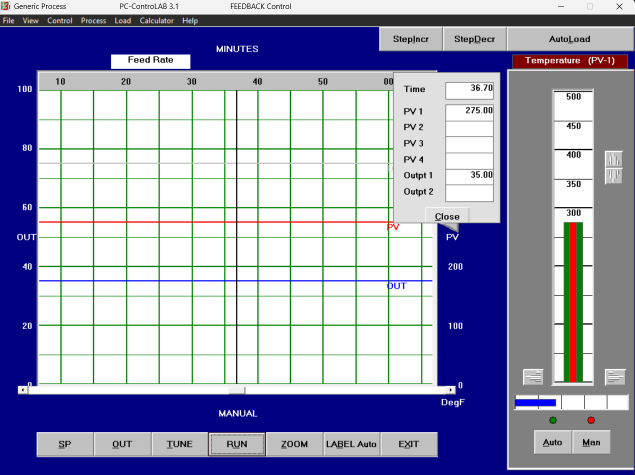
#> input picture _media/image1.png, 1269 x 950 px (shown at 1/2 size); its folder holds only this picture in this run
$ python _montage.py
#> lines starting #> are read from the running program, lines starting #| are printed output that depends on the picture
from PIL import Image, ImageDraw
import glob, os

files = sorted(glob.glob('_media/*.png'), key=lambda p: int(''.join(c for c in os.path.basename(p) if c.isdigit())))
CELL_W, CELL_H = 800, 620
LABEL_H = 34
per_sheet = 4
os.makedirs('_sheets', exist_ok=True)

for s in range(0, len(files), per_sheet):
    chunk = files[s:s + per_sheet]
    cols, rows = 2, 2
    sheet = Image.new('RGB', (cols * CELL_W, rows * (CELL_H + LABEL_H)), 'white')
#> sheet: PIL image 1600x1308 RGB; every value is 255
    d = ImageDraw.Draw(sheet)
    for i, f in enumerate(chunk):
        im = Image.open(f).convert('RGB')
#> im is the input picture: PIL image 1269x950 RGB; mean R, G, B 154.1, 156.2, 184.1
        im.thumbnail((CELL_W - 20, CELL_H - 20))
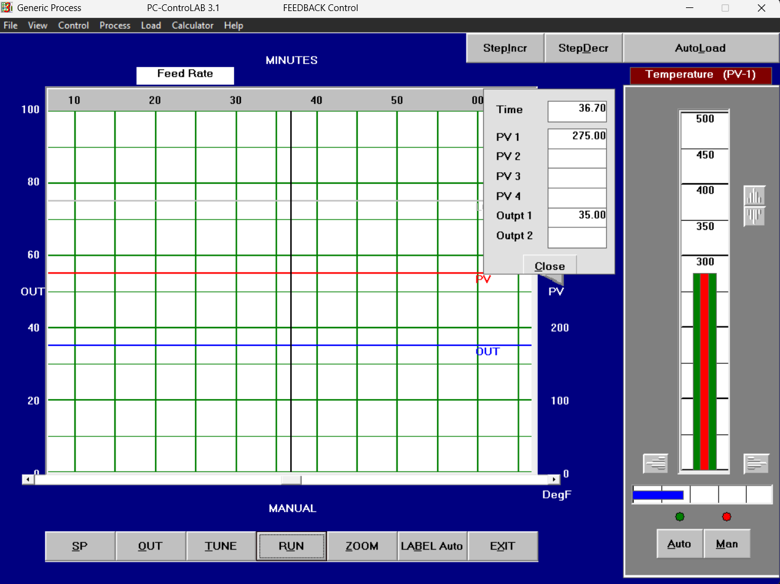
#> im: PIL image 780x584 RGB; mean R, G, B 153.9, 156.1, 183.9
        cx = (i % cols) * CELL_W
        cy = (i // cols) * (CELL_H + LABEL_H)
        sheet.paste(im, (cx + 10, cy + LABEL_H + 10))
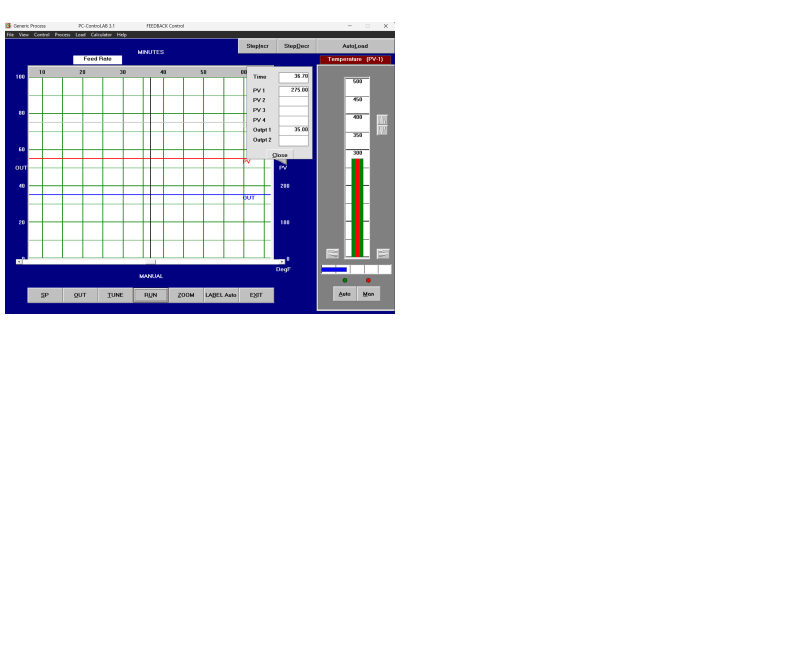
#> sheet: PIL image 1600x1308 RGB (shown at 1/2 size); mean R, G, B 233, 233.5, 239.5
        d.rectangle([cx, cy, cx + CELL_W - 1, cy + LABEL_H], fill='black')
        d.text((cx + 8, cy + 10), f'{os.path.basename(f)}  ({Image.open(f).size[0]}x{Image.open(f).size[1]})', fill='white')
        d.rectangle([cx, cy, cx + CELL_W - 1, cy + CELL_H + LABEL_H - 1], outline='gray')
    out = f'_sheets/sheet{s // per_sheet + 1}.png'
    sheet.save(out)
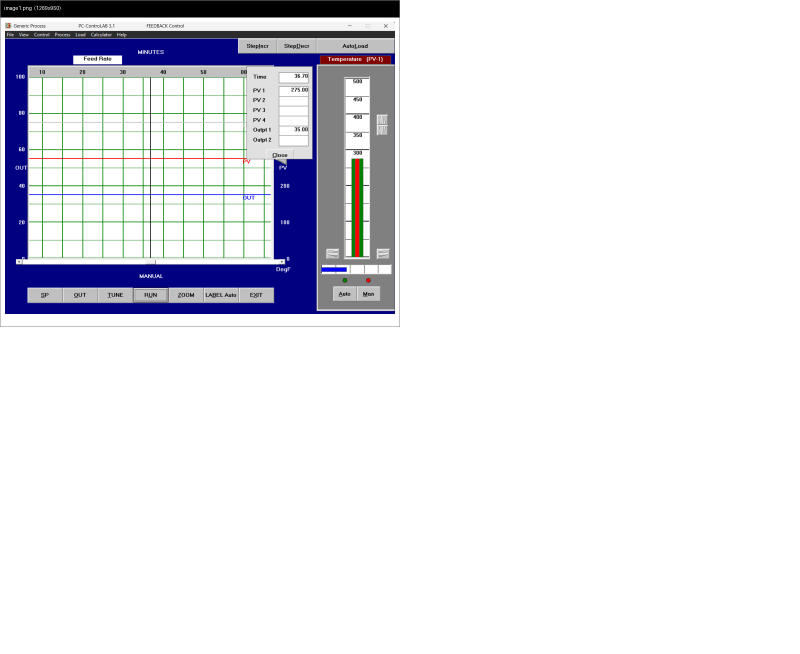
#> saved as sheet1.png: PIL image 1600x1308 RGB (shown at 1/2 size); mean R, G, B 229.6, 230, 236.1
    print(out, sheet.size)
#| _sheets/sheet1.png (1600, 1308)

$ run again, on _media/image13.png
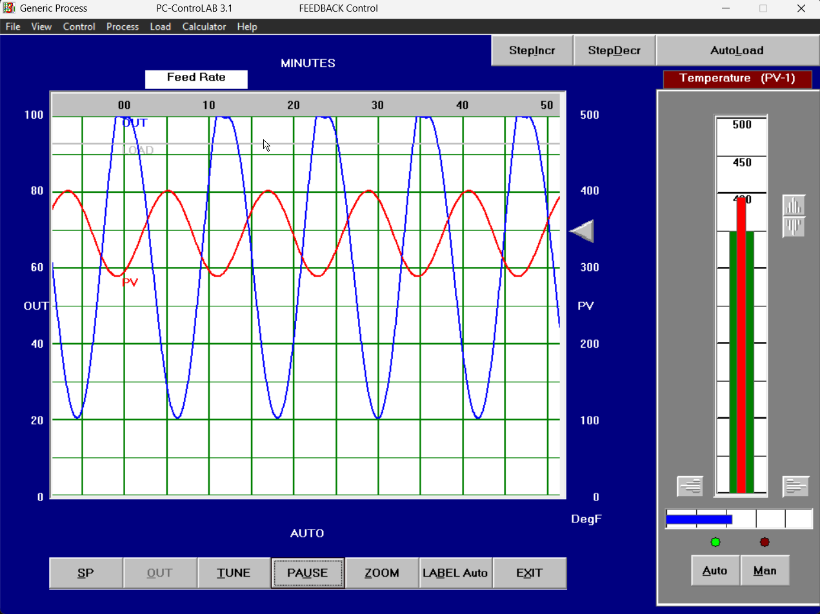
#> input picture _media/image13.png, 820 x 614 px
#> im is the input picture: PIL image 820x614 RGB; mean R, G, B 142.3, 143.7, 179.3
#> `im.thumbnail((CELL_W - 20, CELL_H - 20))`:
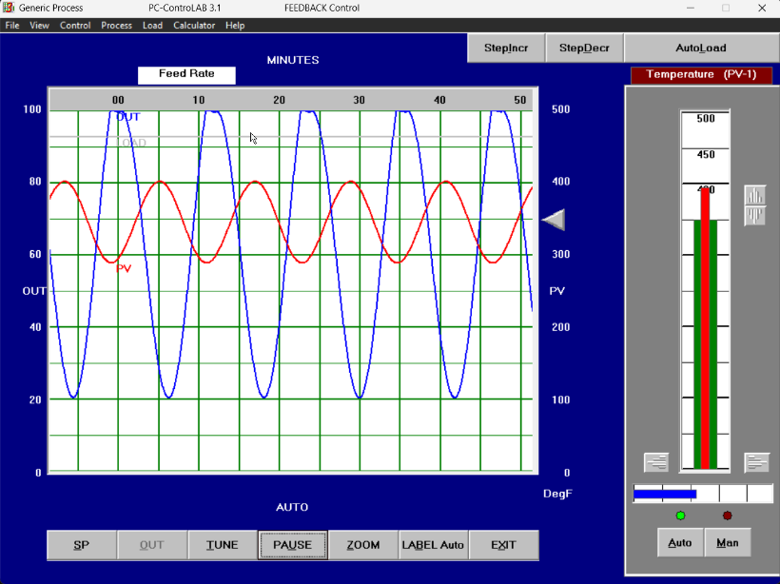
#> im: PIL image 780x584 RGB; mean R, G, B 142.1, 143.6, 179.2
#> `sheet.save(out)`:
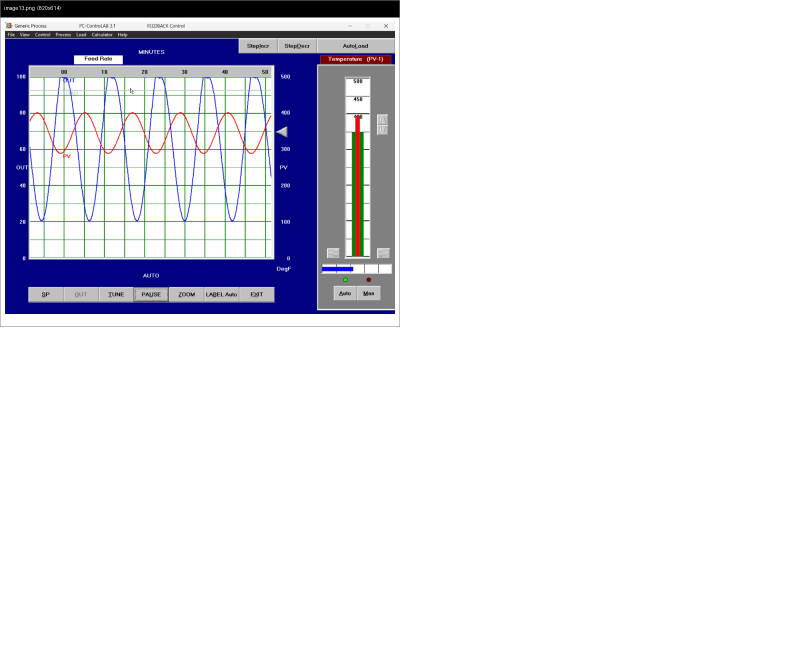
#> saved as sheet1.png: PIL image 1600x1308 RGB (shown at 1/2 size); mean R, G, B 227, 227.3, 235
#| _sheets/sheet1.png (1600, 1308)

$ run again, on _media/image15.png
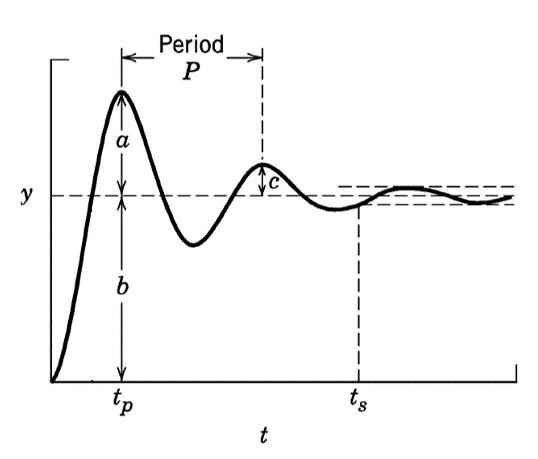
#> input picture _media/image15.png, 538 x 459 px
#> `sheet.paste(im, (cx + 10, cy + LABEL_H + 10))`:
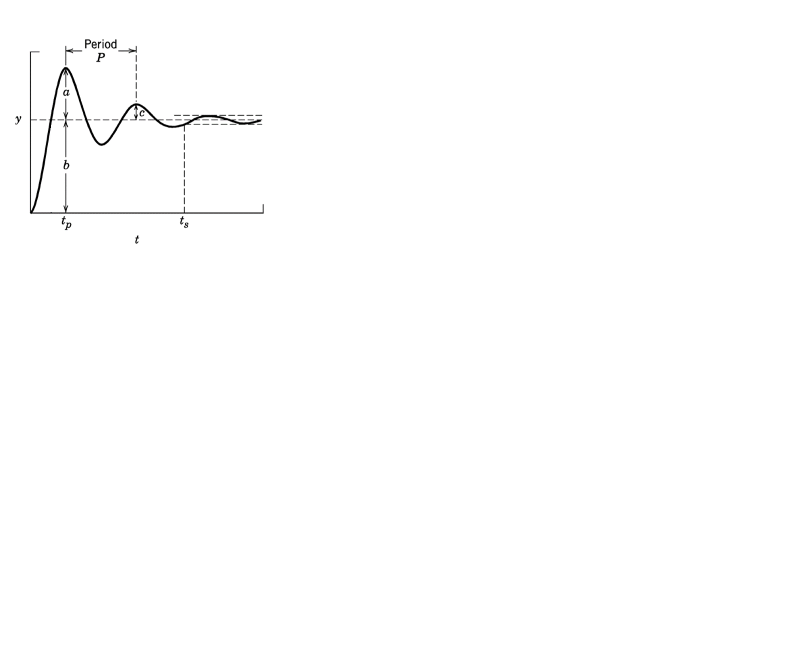
#> sheet: PIL image 1600x1308 RGB (shown at 1/2 size); mean R, G, B 254, 254, 254
#> `sheet.save(out)`:
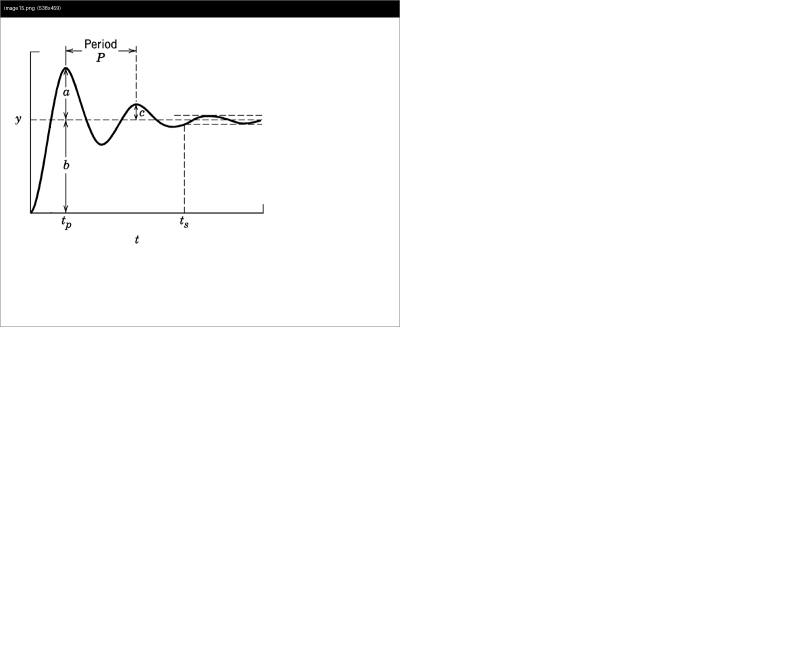
#> saved as sheet1.png: PIL image 1600x1308 RGB (shown at 1/2 size); mean R, G, B 250.6, 250.6, 250.6
#| _sheets/sheet1.png (1600, 1308)
